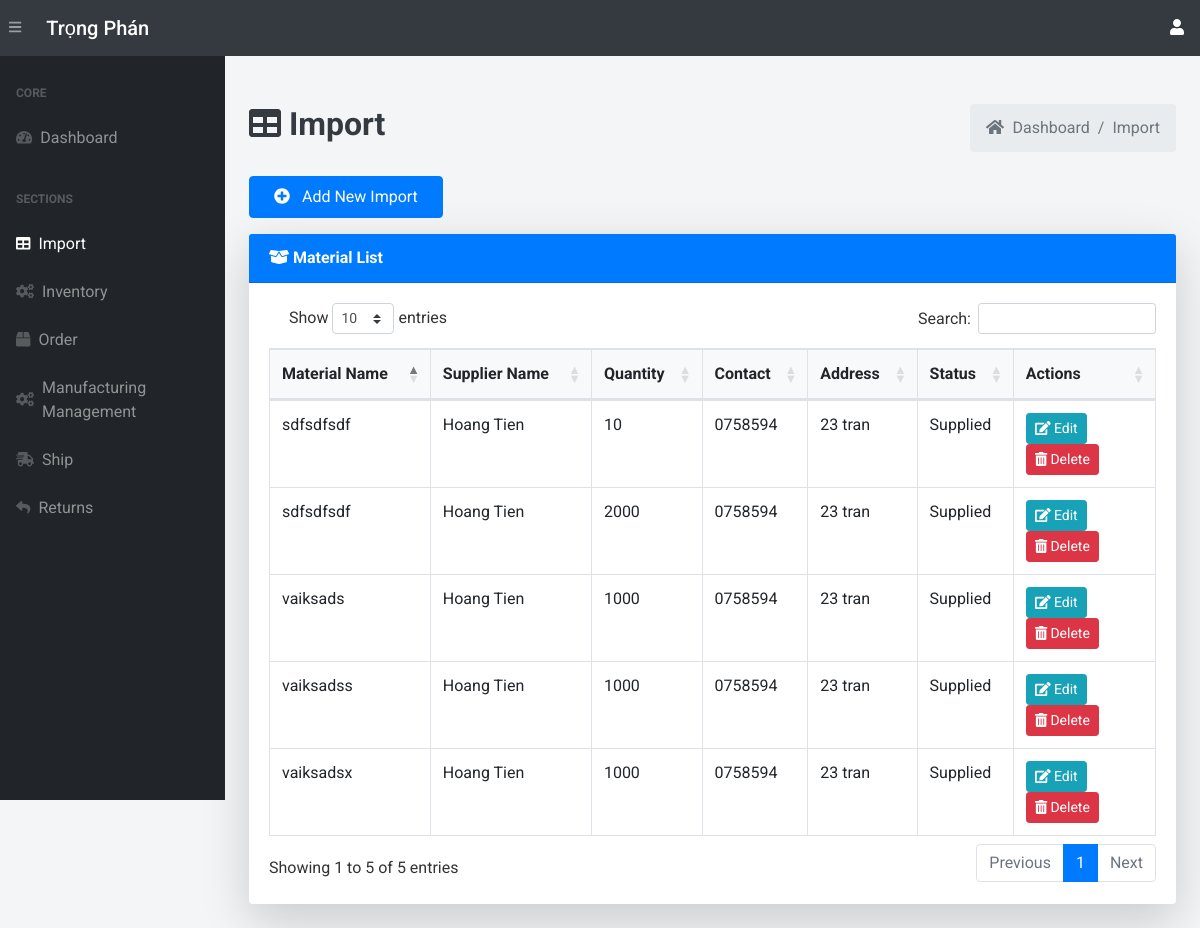
Page /import/ (signed in) on the earlier database version.
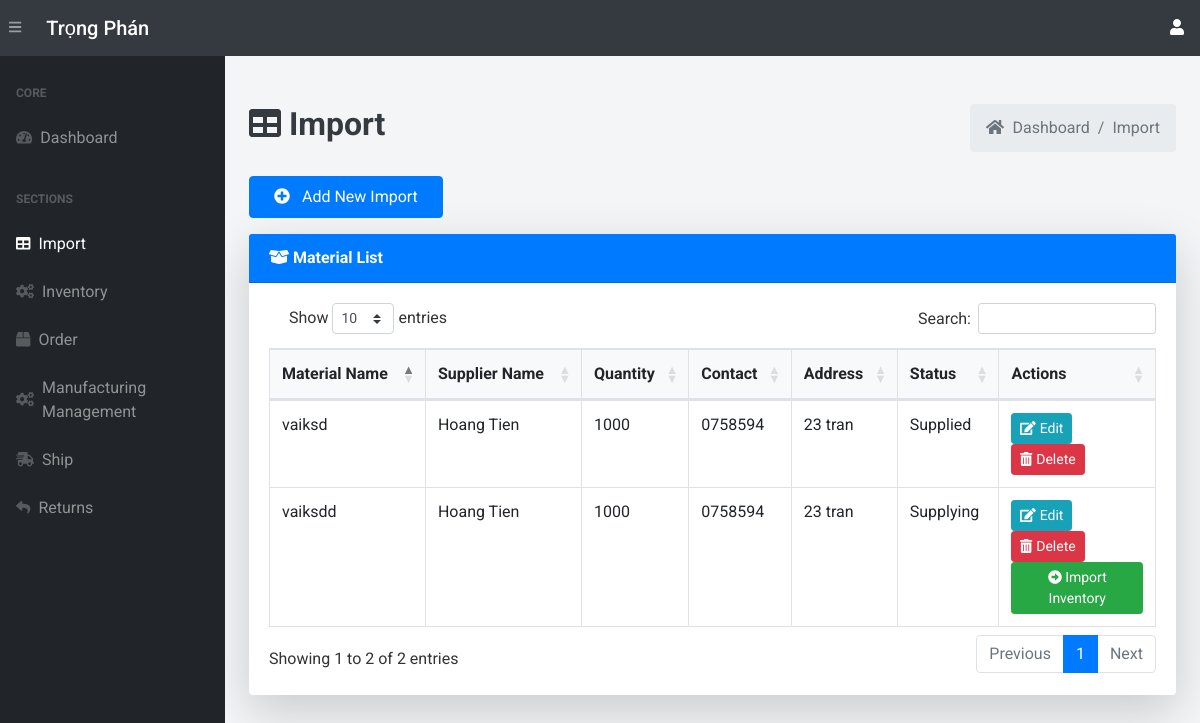
Same page on the later database version.
### app.py (models this page shows, shortened)
class Import(db.Model):
    __tablename__ = 'imports'
    import_id = db.Column(db.Integer, primary_key=True, autoincrement=True)
    material_name = db.Column(db.String(255), nullable=False)
    material_description = db.Column(db.String(255))
    quantity_in_stock = db.Column(db.Integer, default=0)
    reorder_level = db.Column(db.Integer, default=30)
    sup_name = db.Column(db.String(255), nullable=False)
    sup_contact_info = db.Column(db.String(255), nullable=False)
    sup_address = db.Column(db.String(255), nullable=False)
    status = db.Column(db.String(50), default="Supplying")
    section_name = db.Column(db.String(255))  # Section name for classification
    category = db.Column(db.String(255))  # Category of the material

### app.py (the view, shortened to what this page needs)
@app.route('/import/', methods=["GET", "POST"])
@login_required
def view_import():
    imports = Import.query.all()
    return render_template("import.html", imports=imports)

### app.py (called while the page is built, shortened)
@login_manager.user_loader
def load_user(user_id):
    return User.query.get(int(user_id))

def add_monthly_data():
    current_year = datetime.now().year
    months = [f"{current_year}-{str(month).zfill(2)}" for month in range(1, 4)]  # Tháng 1 đến tháng 6
    for month in months:
        existing_month_data = db.session.query(Order).filter(Order.order_date.like(f'{month}%')).first()
    db.session.commit()

@app.before_request
def initialize_data():
    add_monthly_data()

### templates/import.html (shortened to what this page needs)
{% extends 'base.html' %}
{% block content %}
<main>
    <div class="container-fluid mt-5">
        <div class="d-flex justify-content-between align-items-center mb-4">
            <h1 class="text-dark font-weight-bold" style="font-size: 2rem;">
                <i class="fas fa-table"></i> Import
            </h1>
            <ol class="breadcrumb mb-0">
                <li class="breadcrumb-item"><a href="/dashboard" class="text-decoration-none text-muted"><i class="fas fa-home mr-1"></i> Dashboard</a></li>
                <li class="breadcrumb-item"><a href="/import/" class="text-decoration-none text-muted">Import</a></li>
            </ol>
        </div>
        <div class="mb-3">
            <a href="/add-import" class="btn btn-primary px-4 py-2 hover-shadow">
                <i class="fas fa-plus-circle mr-2"></i> Add New Import
            </a>
        </div>
        <div class="card shadow-lg border-0 mb-4">
            <div class="card-header bg-primary text-white font-weight-bold">
                <i class="fas fa-box-open"></i> Material List
            </div>
            <div class="card-body">
                <table class="table table-bordered table-hover" id="dataTable" width="100%" cellspacing="0">
                    <thead class="bg-light">
                        <tr>
                            <th>Material Name</th>
                            <th>Supplier Name</th>
                            <th>Quantity</th>
                            <th>Contact</th>
                            <th>Address</th>
                            <th>Status</th>
                            <th>Actions</th>
                        </tr>
                    </thead>
                    <tbody>
                        {% for import_record in imports %}
                        <tr>
                            <td>{{ import_record.material_name }}</td>
                            <td>{{ import_record.sup_name }}</td>
                            <td>{{ import_record.quantity_in_stock }}</td>
                            <td>{{ import_record.sup_contact_info }}</td>
                            <td>{{ import_record.sup_address }}</td>
                            <td>{{ import_record.status }}</td>
                            <td>
                                <a href="/update-import/{{ import_record.import_id }}" class="btn btn-info btn-sm hover-shadow">
                                    <i class="fas fa-edit"></i> Edit
                                </a>
                                <form action="{{ url_for('delete_import', import_id=import_record.import_id) }}" method="POST" style="display:inline;">
                                    <button type="submit" class="btn btn-danger btn-sm hover-shadow" onclick="return confirm('Are you sure you want to delete this import item?')">
                                        <i class="fas fa-trash-alt"></i> Delete
                                    </button>
                                </form><br>
                                {% if import_record.status == 'Supplying' or import_record.status == 'Supply' %}
                                <form action="{{ url_for('update_import_status', import_id=import_record.import_id) }}" method="POST" style="display:inline;">
                                    <button type="submit" class="btn btn-success btn-sm hover-shadow">
                                        <i class="fas fa-arrow-alt-circle-right"></i> Import Inventory
                                    </button>
                                </form>
                                {% endif %}
                            </td>
                        </tr>
                        {% endfor %}
                    </tbody>
                </table>
            </div>
        </div>
    </div>
</main>
{% endblock %}

### templates/base.html (shortened to what this page needs)
<!DOCTYPE html>
<html lang="en">
<head>
    <link href="https://cdnjs.cloudflare.com/ajax/libs/bootstrap/4.5.2/css/bootstrap.min.css" rel="stylesheet">
    <link href="https://cdnjs.cloudflare.com/ajax/libs/bootstrap-select/1.13.1/css/bootstrap-select.min.css" rel="stylesheet">
    <link href="https://cdnjs.cloudflare.com/ajax/libs/animate.css/4.1.1/animate.min.css" rel="stylesheet">
    <link href="https://cdn.datatables.net/1.10.20/css/dataTables.bootstrap4.min.css" rel="stylesheet" />
    <link rel="stylesheet" href="{{ url_for('static', filename='css/bootstrap/styles.css') }}">
</head>
<body class="sb-nav-fixed">
    <nav class="sb-topnav navbar navbar-expand navbar-dark bg-dark">
        <button class="btn btn-link btn-sm order-1 order-lg-0" id="sidebarToggle" href="#"><i class="fas fa-bars"></i></button>
        <a class="navbar-brand" href="/">Trọng Phán</a>
        <div class="d-flex align-items-center ml-3 ml-lg-auto">
            <div class="dropdown">
                <i class="fas fa-user dropdown-toggle" id="userDropdown" data-toggle="dropdown" aria-haspopup="true" style="color:white" aria-expanded="false"></i>
            </div>
        </div>
    </nav>
    <div id="layoutSidenav">
        <div id="layoutSidenav_nav">
            <nav class="sb-sidenav accordion sb-sidenav-dark" id="sidenavAccordion">
                <div class="sb-sidenav-menu">
                    <div class="nav">
                        <div class="sb-sidenav-menu-heading">Core</div>
                        <a class="nav-link" href="/dashboard/">
                            <div class="sb-nav-link-icon"><i class="fas fa-tachometer-alt"></i></div>
                            Dashboard
                        </a>
                        <div class="sb-sidenav-menu-heading">Sections</div>
                        <a class="nav-link" href="/import/">
                            <div class="sb-nav-link-icon"><i class="fas fa-table"></i></div>
                            Import
                        </a>
                        <a class="nav-link" href="/inventory/">
                            <div class="sb-nav-link-icon"><i class="fas fa-cogs"></i></div>
                            Inventory
                        </a>
                        <a class="nav-link" href="/order/">
                            <div class="sb-nav-link-icon"><i class="fas fa-box"></i></div>
                            Order
                        </a>
                        <a class="nav-link" href="/view-product-batches/">
                            <div class="sb-nav-link-icon"><i class="fas fa-cogs"></i></div>
                            Manufacturing Management
                        </a>
                        <a class="nav-link" href="/shipping-queue/">
                            <div class="sb-nav-link-icon"><i class="fas fa-shipping-fast"></i></div>
                            Ship
                        </a>
                        <a class="nav-link" href="/create-return">
                            <div class="sb-nav-link-icon"><i class="fas fa-reply"></i></div>
                            Returns
                        </a>
                    </div>
                </div>
            </nav>
        </div>
        <div id="layoutSidenav_content">
            {% block content %}{% endblock %}
        </div>
    </div>
    <link href="https://cdn.jsdelivr.net/npm/select2@4.1.0-rc.0/dist/css/select2.min.css" rel="stylesheet" />
</body>
</html>

### templates/base.html (style rules this page uses)
body { font-family: 'Roboto', sans-serif; background-color: #f4f5f7; color: #333; }
.navbar { background-color: #007bff; }
.navbar a { color: white !important; font-weight: 500; }
.sb-nav-link-icon { color: #28a745; }
.sb-sidenav-dark { background-color: #212529; }
.sb-sidenav-menu-heading { color: #f8f9fa; text-transform: uppercase; font-weight: bold; }
#dataTable { width: 100% !important; margin-top: 20px; }

Differences in the rows shown:
removed Import: material_name "vaiksadsx", sup_name "Hoang Tien", quantity_in_stock "1000", sup_contact_info "0758594", sup_address "23 tran", status "Supplied"
removed Import: material_name "vaiksadss", sup_name "Hoang Tien", quantity_in_stock "1000", sup_contact_info "0758594", sup_address "23 tran", status "Supplied"
removed Import: material_name "sdfsdfsdf", sup_name "Hoang Tien", quantity_in_stock "2000", sup_contact_info "0758594", sup_address "23 tran", status "Supplied"
changed Import "Supplied": material_name "vaiksads" → "vaiksd"
changed Import: material_name "sdfsdfsdf" → "vaiksdd"; quantity_in_stock "10" → "1000"; status "Supplied" → "Supplying"; now shows "Import Inventory"
Other differences:
text written by a page script: "Show entries Search: Showing 1 to 5 of 5 entries Previous 1 Next" → "Show entries Search: Showing 1 to 2 of 2 entries Previous 1 Next"
